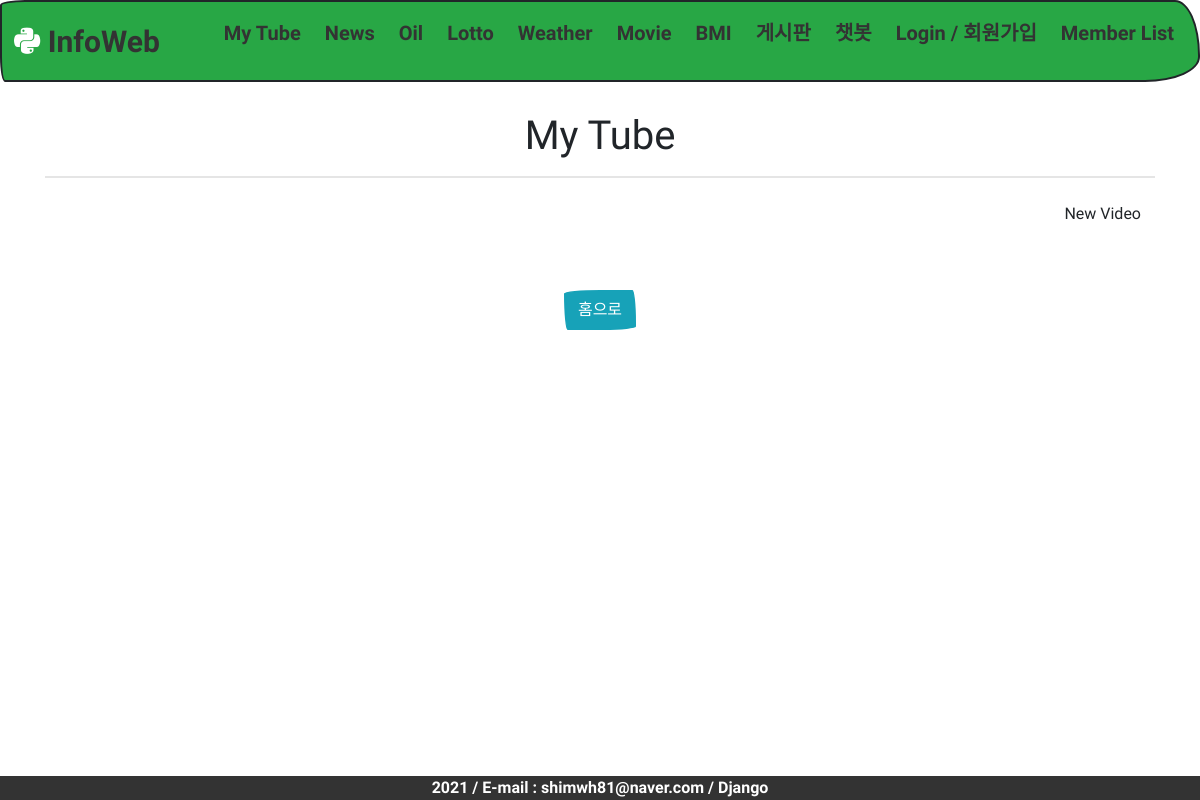
Page /mytube/ on the earlier database version.
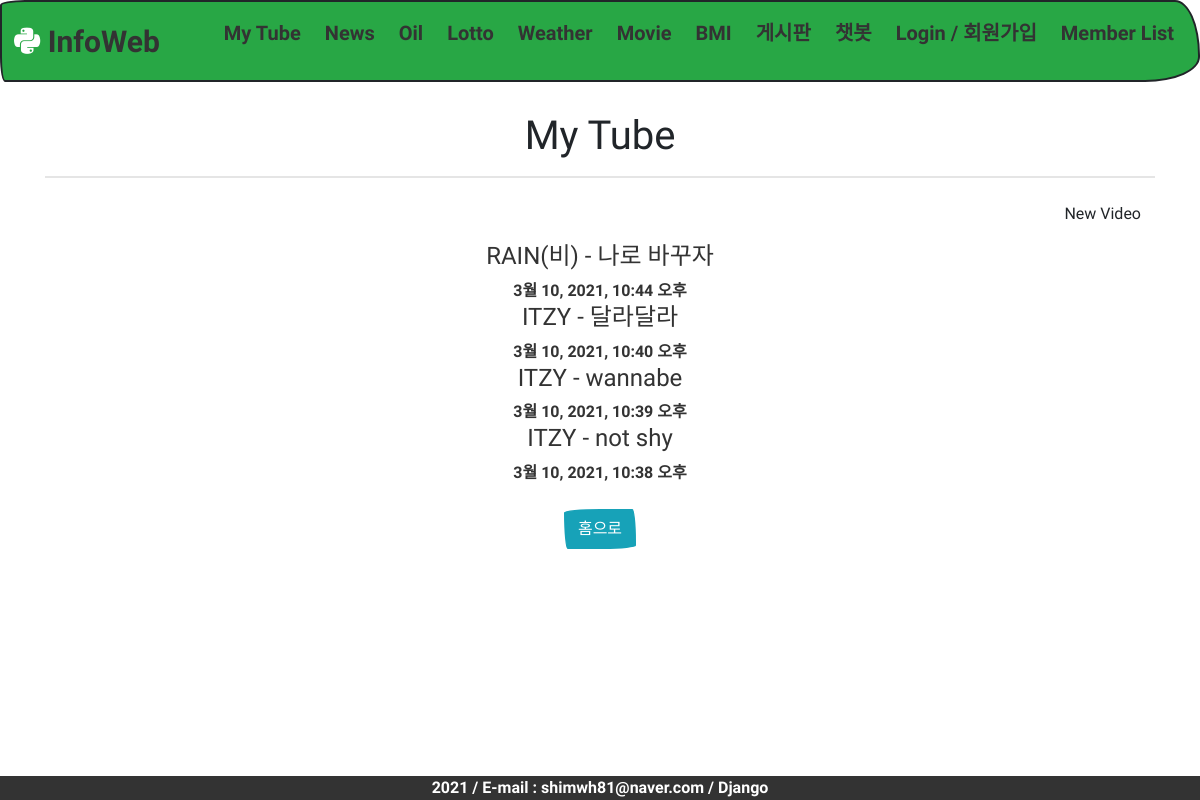
Same page on the later database version.
### mytube/models.py (models this page shows)
class Video(models.Model):
    title = models.CharField(max_length=200)
    video_key = models.CharField(max_length=12)
    update = models.DateTimeField(auto_now=True)

### mytube/views.py (the view)
# urls.py: path('mytube/', include('mytube.urls')),
def mytube(request):
    video_list = Video.objects.order_by('-update')
    return render(request, 'infoweb/video_list.html', {'video_list': video_list})

### templates/infoweb/video_list.html (shortened to what this page needs)
{% extends "infoweb/base.html" %}
{% load static %}
{% block content %}
    <h1>My Tube</h1>
    <hr>
    <a class="btn btn-default" href="{% url 'new' %}" style="float: right;">New Video</a>
     <br><br>
    {% for video in video_list %}
        <a href="{% url 'detail' video.id %}">
            <h4>{{ video.title }}</h4>  {{ video.update }}
        </a>
    {% endfor %}
    <br><br>
    <a href="{% url 'home' %}"><input type="button" class="btn btn-info" value="홈으로"></a>
    <br>
{% endblock %}

### templates/infoweb/base.html (shortened to what this page needs)
{% load static %}
<!DOCTYPE html>
<html lang="ko">
<head>
    <link rel="stylesheet" type="text/css" href="{% static 'css/bootstrap.min.css' %}">
    <link rel="stylesheet" type="text/css" href="{% static 'css/style2.css' %}">
</head>
<body>
<div class="wrapper">
    <nav class="navbar">
      <div class="navbar_logo">
        <i class="fab fa-python"></i>
        <a href="{% url 'home' %}">InfoWeb</a>
      </div>
      <ul class="navbar_menu">
          <li><a href="{% url 'mytube' %}">My Tube</a></li>
        <li><a href="{% url 'news' %}">News</a></li>
        <li><a href="{% url 'oil' %}">Oil</a></li>
        <li><a href="{% url 'lotto' %}">Lotto</a></li>
        <li><a href="{% url 'weather' %}">Weather</a></li>
        <li><a href="{% url 'movie' %}">Movie</a></li>
        <li><a href="{% url 'bmi' %}">BMI</a></li>
        <li><a href="{% url 'board' %}">게시판</a></li>
        <li><a href="{% url 'chet' %}">챗봇</a></li>
        <li><a href="{% url 'member' %}">Login / 회원가입</a></li>
        <li><a href="{% url 'memlist' %}">Member List</a></li>
      </ul>
    </nav>
    <section>
      <div class="container">
      {% block content %}{% endblock %}
      </div>
    </section>
    <footer>
        2021 / E-mail : shimwh81@naver.com / Django
    </footer>
</div>
</body>
</html>

### static/css/style2.css (style rules this page uses)
:root { --text-color: #333; --background-color: #28a745; --accent-color: #d49466; }
html,body { margin: 0; padding: 0; height: 100% }
.wrapper { min-height: 100%; position: relative; padding-bottom: 20px; }
.container { flex: 1; margin-top: 30px; align-items: center; text-align: center; }
footer { position: absolute; bottom: 0; left: 0; right: 0; background-color: #333; color: #fff; text-align: center; }
a { text-decoration: none; color: var(--text-color); }
.navbar { display: flex; justify-content: space-between; align-items: center; background-color: var(--background-color); padding: 8px 12px; }
.navbar_logo { font-size: 30px; color: white; }
.navbar_menu { display: flex; list-style: none; font-size: 20px; padding-left: 0; }
.navbar_menu li { padding: 8px 12px; }

Differences in the rows shown:
added Video: title "RAIN(비) - 나로 바꾸자", update "3월 10, 2021, 10:44 오후"
added Video: title "ITZY - 달라달라", update "3월 10, 2021, 10:40 오후"
added Video: title "ITZY - wannabe", update "3월 10, 2021, 10:39 오후"
added Video: title "ITZY - not shy", update "3월 10, 2021, 10:38 오후"
